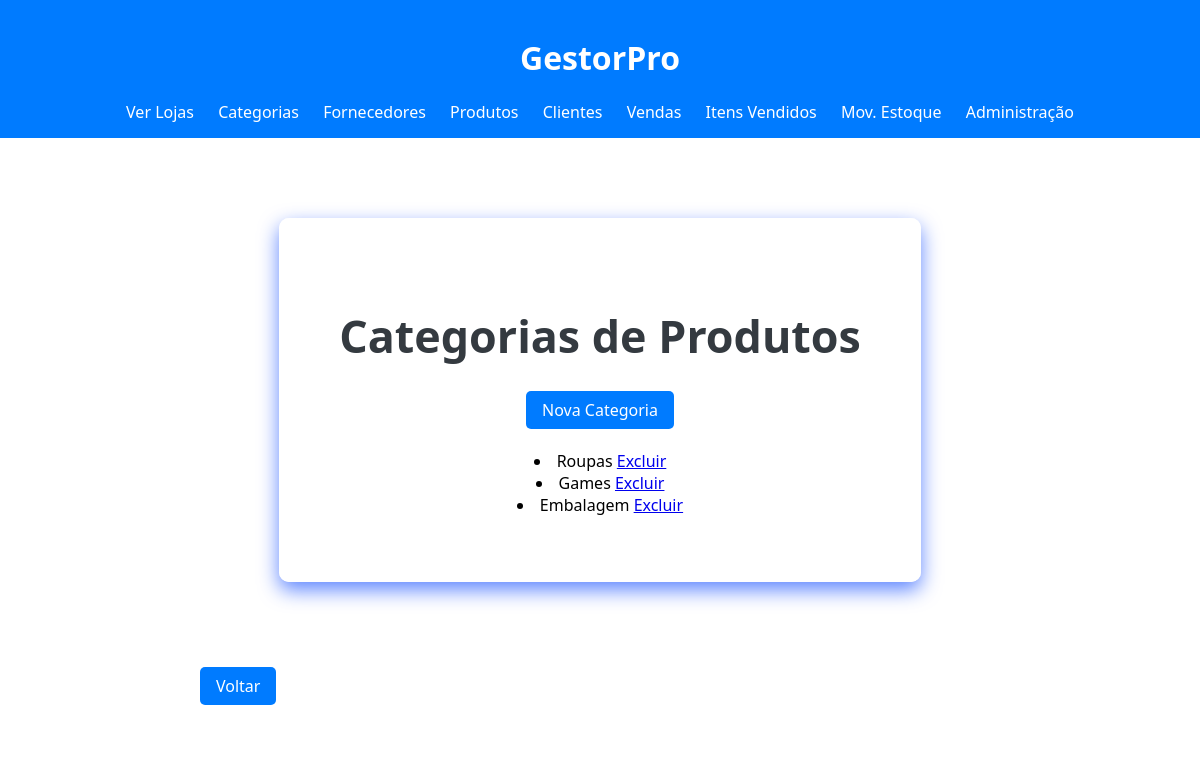
/categorias/ (signed in), run on the app's committed database.
### loja_app/models.py (models this page shows, shortened)
class Categoria(models.Model):
    nome = models.CharField(max_length=100, verbose_name="Nome da Categoria")

### loja_app/views.py (the view)
# urls.py: path('categorias/', views.lista_categorias, name='lista_categorias'),
@staff_member_required
def lista_categorias(request):
    categorias = Categoria.objects.all()
    return render(request, 'loja_app/categoria_list.html', {'categorias': categorias})

### loja_app/templates/loja_app/categoria_list.html (shortened to what this page needs)
{% extends 'loja_app/base.html' %}
{% load static %}
{% block body_class %}dashboard-page{% endblock %}
{% block extra_css %}
<link rel="stylesheet" href="{% static 'loja_app/css/home.css' %}">
{% endblock %}
{% block content %}
    <div class="dashboard-simple-container">
        <div class="dashboard-simple-content">
            <h2>Categorias de Produtos</h2>
            <a href="{% url 'cadastrar_categoria' %}" class="botao">Nova Categoria</a>
            <p>
                {% for categoria in categorias %}
                    <li>{{ categoria.nome }} <a href="{% url 'excluir_categoria' categoria.id %}">Excluir</a></li>
                {% empty %}
                    <p>Nenhuma categoria cadastrada.</p>
                {% endfor %}
            </p>
        </div>
    </div>
    <div class="back-button-container" style="margin-top: 20px;">
                <a href="{% url 'dashboard' %}" class="botao">Voltar</a>
            </div>
{% endblock %}

### loja_app/static/loja_app/css/base.css (style rules this page uses)
body { font-family: Arial, sans-serif; margin: 0; background-color: #ffffff; }
.botao { align-items: center; display: inline-block; background-color: #007bff; color: white; padding: 8px 16px; text-decoration: none; border-radius: 5px; margin: 5px 0; }

### loja_app/static/loja_app/css/home.css (style rules this page uses)
body.dashboard-page { background-image: url('https://static.vecteezy.com/ti/vetor-gratis/p1/20970628-conexao-de-rede-global-ponto-de-mapa-mundial-e-conceito-de-composicao-de-linha-de-negocios-globais-ilustracaoial-vetor.jpg'); background-repeat: no-repeat; background-position: center; background-size: cover; background-attachment: fixed; margin: 0; font-family: 'Segoe UI', Tahoma, Geneva, Verdana, sans-serif; }
.dashboard-simple-container { display: flex; justify-content: center; align-items: center; padding: 60px 20px; }
.dashboard-simple-content { background-color: rgba(255, 255, 255, 0.95); padding: 50px 60px; border-radius: 10px; max-width: 800px; box-shadow: 0 8px 20px rgba(0, 64, 255, 0.63); text-align: center; }
.dashboard-simple-content h2 { color: #343a40; font-size: 2.8em; margin-bottom: 20px; }

### data on the page
Categoria: nome "Roupas"
Categoria: nome "Games"
Categoria: nome "Embalagem"
